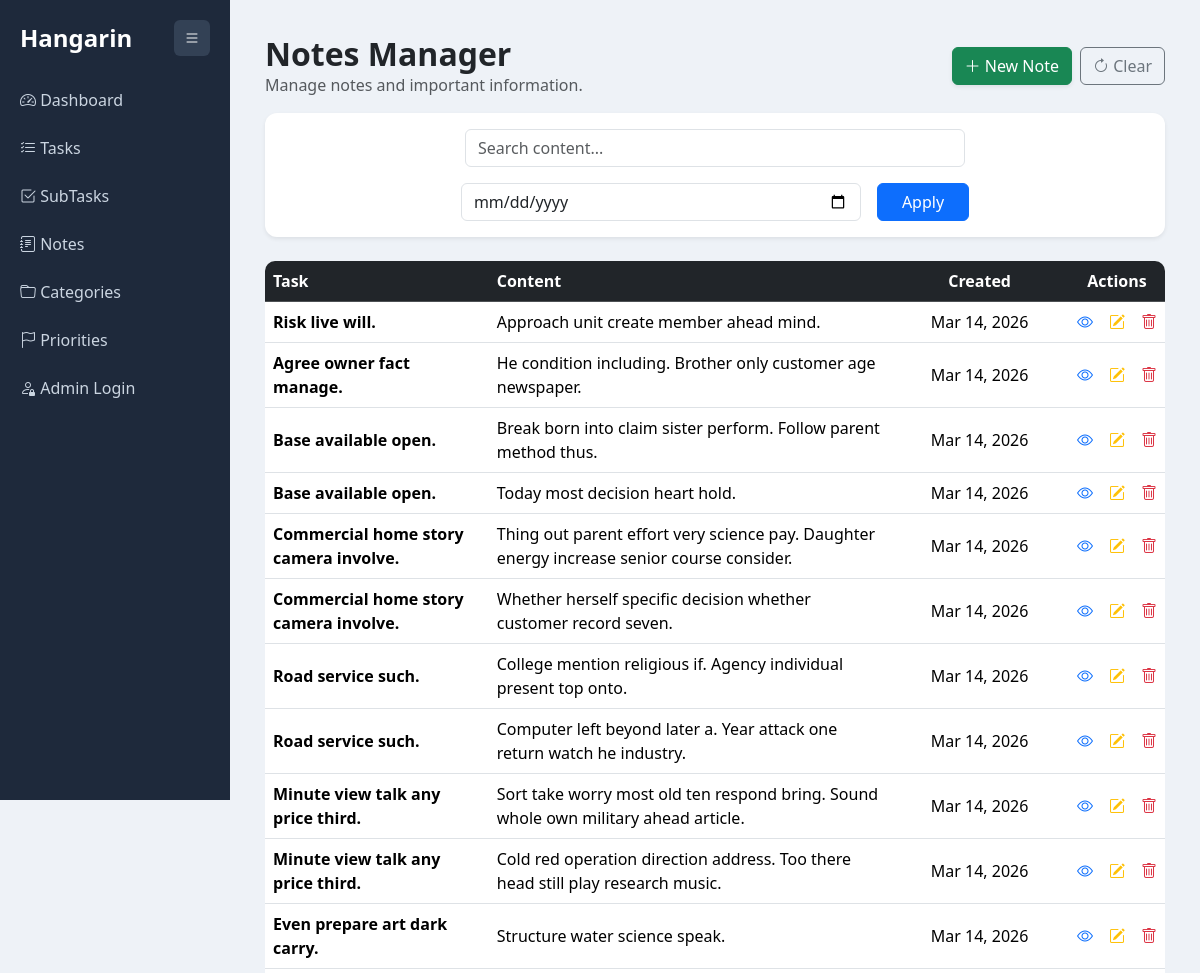
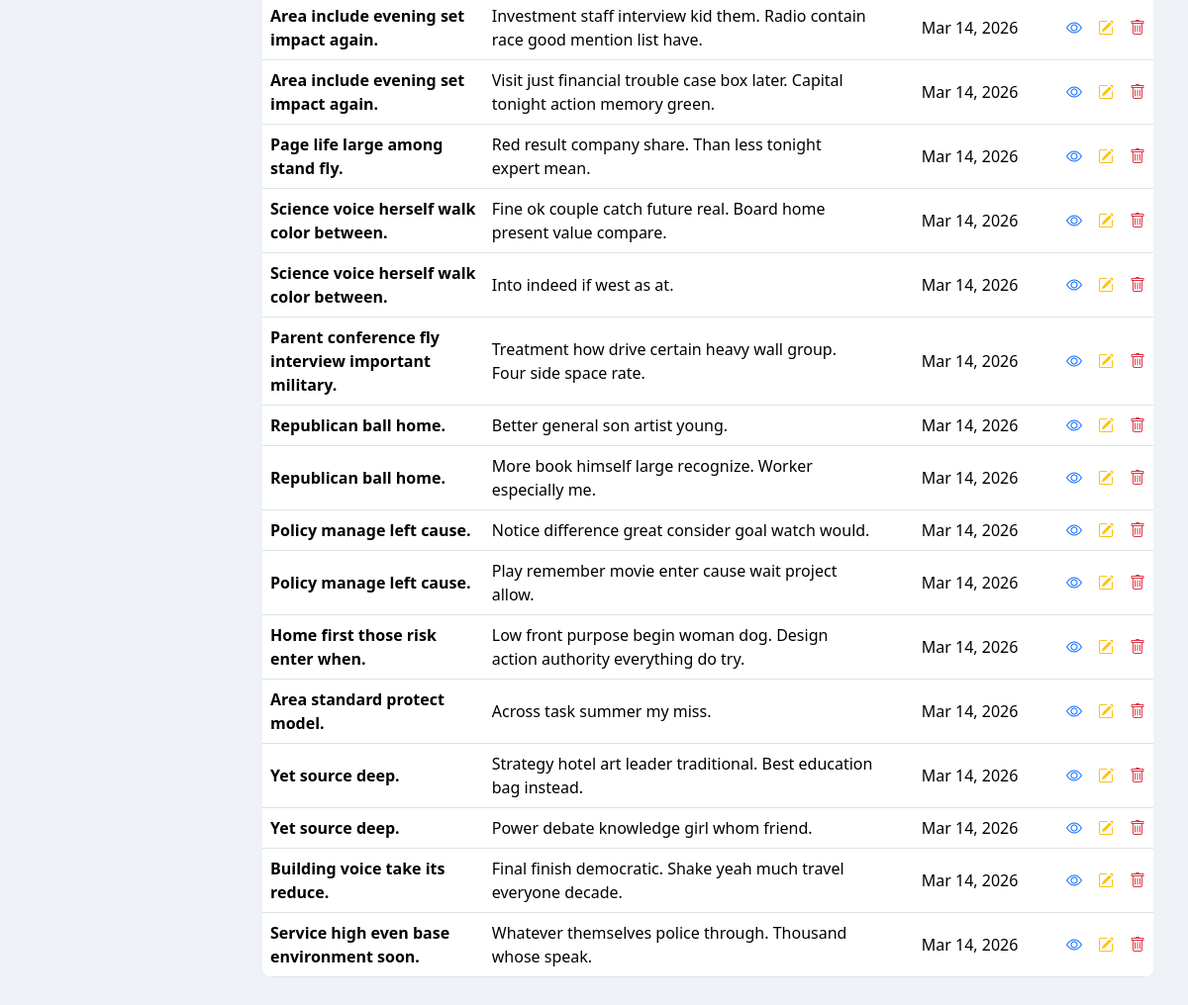
The app's page /notes/ with its own data (2 pictures, top to bottom).
### planner/models.py (models this page shows, shortened)
class BaseModel(models.Model):
    created_at = models.DateTimeField(auto_now_add=True)
    updated_at = models.DateTimeField(auto_now=True)
    class Meta:
        abstract = True

class Note(BaseModel):
    task = models.ForeignKey(Task, on_delete=models.CASCADE)
    content = models.TextField()

class Task(BaseModel):
    STATUS_CHOICES = [
        ("Pending", "Pending"),
        ("In Progress", "In Progress"),
        ("Completed", "Completed"),
    ]
    title = models.CharField(max_length=255)
    description = models.TextField()
    deadline = models.DateTimeField()
    status = models.CharField(
        max_length=50,
        choices=STATUS_CHOICES,
        default="Pending"
    )
    category = models.ForeignKey(Category, on_delete=models.CASCADE)
    priority = models.ForeignKey(Priority, on_delete=models.CASCADE)

### planner/views.py (the view)
# urls.py: path('notes/', note_list, name='note_list'),
def note_list(request):
    notes = Note.objects.all().select_related("task")
    search = request.GET.get("search")
    created = request.GET.get("created_at")
    if search:
        notes = notes.filter(content__icontains=search)
    if created:
        notes = notes.filter(created_at__date=created)
    context = {
        "notes": notes
    }
    return render(request, "note_list.html", context)

### templates/note_list.html
{% extends "base.html" %}
{% block content %}
<div class="d-flex justify-content-between align-items-center mb-3">
<div>
<h2 class="fw-semibold mb-0">Notes Manager</h2>
<p class="text-muted mb-0">Manage notes and important information.</p>
</div>
<div class="d-flex gap-2">
<a href="{% url 'note_create' %}" class="btn btn-success shadow-sm">
<i class="bi bi-plus-lg"></i> New Note
</a>
<a href="{% url 'note_list' %}" class="btn btn-outline-secondary">
<i class="bi bi-arrow-clockwise"></i> Clear
</a>
</div>
</div>
<div class="card shadow-sm p-3 mb-4">
<form method="GET"
class="d-flex justify-content-center align-items-center gap-3 flex-wrap">
<input type="text"
name="search"
class="form-control"
style="max-width:500px;"
placeholder="Search content..."
value="{{ request.GET.search }}">
<input type="date"
name="created_at"
class="form-control"
style="max-width:400px;"
value="{{ request.GET.created_at }}">
<button class="btn btn-primary px-4">
Apply
</button>
</form>
</div>
<table class="table align-middle">
<thead class="table-dark">
<tr>
<th style="width:25%">Task</th>
<th style="width:45%">Content</th>
<th class="text-center" style="width:20%">Created</th>
<th class="text-center" style="width:10%">Actions</th>
</tr>
</thead>
<tbody>
{% for note in notes %}
<tr>
<td class="fw-semibold">
{{ note.task.title }}
</td>
<td>
{{ note.content }}
</td>
<td class="text-center">
{{ note.created_at|date:"M d, Y" }}
</td>
<td class="text-center">
<div class="d-flex justify-content-center gap-3">
<a href="{% url 'note_view' note.id %}" class="text-primary">
<i class="bi bi-eye"></i>
</a>
<a href="{% url 'note_update' note.id %}" class="text-warning">
<i class="bi bi-pencil-square"></i>
</a>
<a href="{% url 'note_delete' note.id %}"
class="text-danger"
onclick="return confirm('Delete this note?');">
<i class="bi bi-trash"></i>
</a>
</div>
</td>
</tr>
{% empty %}
<tr>
<td colspan="4" class="text-center text-muted">
No notes found
</td>
</tr>
{% endfor %}
</tbody>
</table>
{% endblock %}

### templates/base.html (style rules this page uses)
body { background:#eef2f7; font-family:'Segoe UI', Tahoma, Geneva, Verdana, sans-serif; }
.table { background:white; border-radius:10px; overflow:hidden; }
.card { border:none; border-radius:12px; }
.table td { vertical-align: middle; }

### records on screen
Note: task "Risk live will.", content "Approach unit create member ahead mind.", created_at "Mar 14, 2026"
Note: task "Agree owner fact manage.", content "He condition including. Brother only customer age newspaper.", created_at "Mar 14, 2026"
Note: task "Base available open.", content "Break born into claim sister perform. Follow parent method thus.", created_at "Mar 14, 2026"
Note: task "Base available open.", content "Today most decision heart hold.", created_at "Mar 14, 2026"
Note: task "Commercial home story camera involve.", content "Thing out parent effort very science pay. Daughter energy increase senior course consider.", created_at "Mar 14, 2026"
Note: task "Commercial home story camera involve.", content "Whether herself specific decision whether customer record seven.", created_at "Mar 14, 2026"
Note: task "Road service such.", content "College mention religious if. Agency individual present top onto.", created_at "Mar 14, 2026"
Note: task "Road service such.", content "Computer left beyond later a. Year attack one return watch he industry.", created_at "Mar 14, 2026"
Note: task "Minute view talk any price third.", content "Sort take worry most old ten respond bring. Sound whole own military ahead article.", created_at "Mar 14, 2026"
Note: task "Minute view talk any price third.", content "Cold red operation direction address. Too there head still play research music.", created_at "Mar 14, 2026"
Note: task "Even prepare art dark carry.", content "Structure water science speak.", created_at "Mar 14, 2026"
Note: task "Area include evening set impact again.", content "Investment staff interview kid them. Radio contain race good mention list have.", created_at "Mar 14, 2026"
Note: task "Area include evening set impact again.", content "Visit just financial trouble case box later. Capital tonight action memory green.", created_at "Mar 14, 2026"
Note: task "Page life large among stand fly.", content "Red result company share. Than less tonight expert mean.", created_at "Mar 14, 2026"
Note: task "Science voice herself walk color between.", content "Fine ok couple catch future real. Board home present value compare.", created_at "Mar 14, 2026"
Note: task "Science voice herself walk color between.", content "Into indeed if west as at.", created_at "Mar 14, 2026"
Note: task "Parent conference fly interview important military.", content "Treatment how drive certain heavy wall group. Four side space rate.", created_at "Mar 14, 2026"
Note: task "Republican ball home.", content "Better general son artist young.", created_at "Mar 14, 2026"
Note: task "Republican ball home.", content "More book himself large recognize. Worker especially me.", created_at "Mar 14, 2026"
Note: task "Policy manage left cause.", content "Notice difference great consider goal watch would.", created_at "Mar 14, 2026"
Note: task "Policy manage left cause.", content "Play remember movie enter cause wait project allow.", created_at "Mar 14, 2026"
Note: task "Home first those risk enter when.", content "Low front purpose begin woman dog. Design action authority everything do try.", created_at "Mar 14, 2026"
Note: task "Area standard protect model.", content "Across task summer my miss.", created_at "Mar 14, 2026"
Note: task "Yet source deep.", content "Strategy hotel art leader traditional. Best education bag instead.", created_at "Mar 14, 2026"
Note: task "Yet source deep.", content "Power debate knowledge girl whom friend.", created_at "Mar 14, 2026"
Note: task "Building voice take its reduce.", content "Final finish democratic. Shake yeah much travel everyone decade.", created_at "Mar 14, 2026"
Note: task "Service high even base environment soon.", content "Whatever themselves police through. Thousand whose speak.", created_at "Mar 14, 2026"
